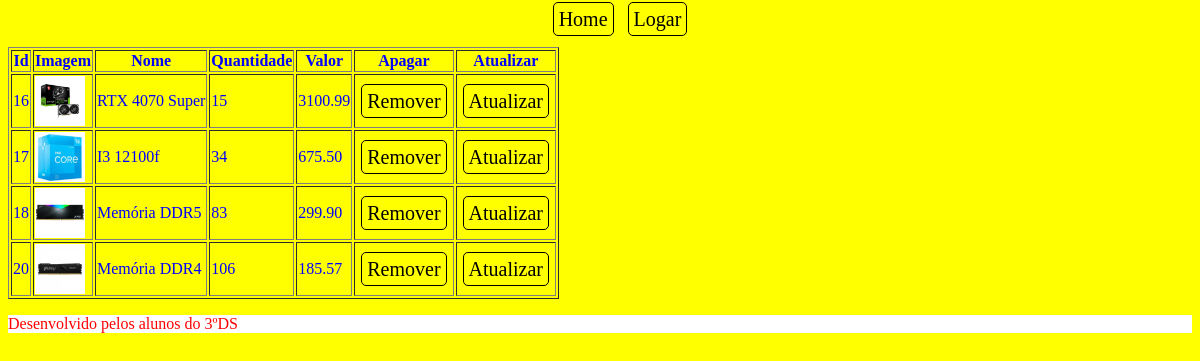
The app's page /listar.php with its own data.
### tables this page shows
CREATE TABLE produtos (
  id mediumint(5) NOT NULL,
  nome varchar(25) NOT NULL,
  quant tinyint(2) NOT NULL,
  valor float(7,2) NOT NULL,
  categoria smallint(2) NOT NULL,
  foto varchar(50) NOT NULL
);

### listar.php (the view, shortened to what this page needs)
<?php
include('topo.php');
$conexao = mysqli_connect('localhost','root','','comercio');
$sql = "SELECT * FROM produtos";
$executar = mysqli_query($conexao, $sql);
echo "<table border='1'><tr><th>Id</th><th>Imagem</th><th>Nome</th>
<th>Quantidade</th><th>Valor</th><th>Apagar</th>
<th>Atualizar</th></tr>";
while($resultado = mysqli_fetch_array($executar)){
    $id = $resultado['id'];
    $nome = $resultado['nome'];
    $quant = $resultado['quant'];
    $valor = $resultado['valor'];
    $foto = $resultado['foto'];
    echo "<tr><td>$id</td><td><img src='imagens/$foto' width='50px'></td><td>$nome</td><td>$quant</td>
    <td>$valor</td><td><a href='del_prod.php?id=$id'>Remover</a></td>
    <td><a href='upd_prod.php?id=$id'>Atualizar</a></td></tr>";
}
echo "</table>";
?>

### topo.php (shortened to what this page needs)
<html>
  <head>
  </head>
  <body>
    <ul>
	  <li><a href="inicial.php">Home</a></li>
	  <?php
	  if(isset($_SESSION['adm'])){
	    if($_SESSION['adm'] == 1){
	  ?>
	      <li><a href="cad_produto.php">Cadastrar Produtos</a></li>
	      <li><a href="listar.php">Gerenciar Produtos</a></li>
	  <?php
	    }
		else{
	  ?>
	  <li><a href="ver_produtos.php">Comprar</a></li>
	  <li><a href="carrinho.php">Carrinho</a></li>
	  <?php
	    }
		echo "<li><a href='logout.php'>Sair</a></li>";
	  }
	  else{
		echo "<li><a href='acessar.php'>Logar</a></li>";
	  }
	  ?>
	</ul>

### topo.php (style rules this page uses)
body { color:blue; background-color:yellow; }
p { color:red; background-color:white; }
ul { list-style:none; text-align:center; }
li { display:inline-block; }
a,a:visited { color:black;font-size:20px;text-decoration:none;border:1px solid black;border-radius:5px;margin:5px;padding:5px; }

### records on screen
produtos: id "16", foto (picture), nome "RTX 4070 Super", quant "15", valor "3100.99"
produtos: id "17", foto (picture), nome "I3 12100f", quant "34", valor "675.50"
produtos: id "18", foto (picture), nome "Memória DDR5", quant "83", valor "299.90"
produtos: id "20", foto (picture), nome "Memória DDR4", quant "106", valor "185.57"
